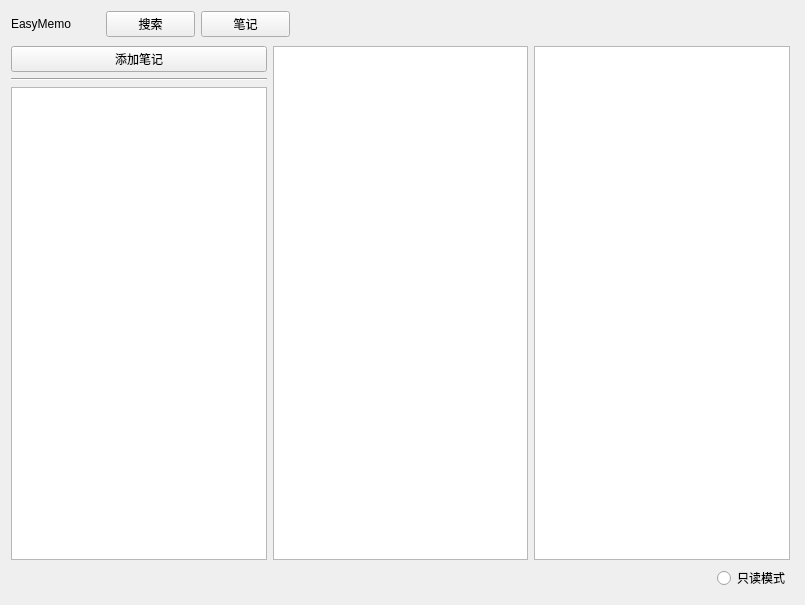
<?xml version="1.0" encoding="UTF-8"?>
<ui version="4.0">
 <class>MainWindowClass</class>
 <widget class="QMainWindow" name="MainWindowClass">
  <property name="geometry">
   <rect>
    <x>0</x>
    <y>0</y>
    <width>805</width>
    <height>605</height>
   </rect>
  </property>
  <property name="windowTitle">
   <string>MainWindow</string>
  </property>
  <widget class="QWidget" name="centralWidget">
   <widget class="QWidget" name="gridLayoutWidget">
    <property name="geometry">
     <rect>
      <x>0</x>
      <y>0</y>
      <width>801</width>
      <height>601</height>
     </rect>
    </property>
    <layout class="QGridLayout" name="gridLayout">
     <item row="1" column="0">
      <layout class="QHBoxLayout" name="horizontalLayout_4">
       <item>
        <spacer name="horizontalSpacer_2">
         <property name="orientation">
          <enum>Qt::Horizontal</enum>
         </property>
         <property name="sizeHint" stdset="0">
          <size>
           <width>40</width>
           <height>20</height>
          </size>
         </property>
        </spacer>
       </item>
       <item>
        <widget class="QRadioButton" name="readonly">
         <property name="text">
          <string>只读模式</string>
         </property>
        </widget>
       </item>
      </layout>
     </item>
     <item row="0" column="0">
      <layout class="QVBoxLayout" name="verticalLayout_2">
       <item>
        <layout class="QHBoxLayout" name="horizontalLayout">
         <item>
          <widget class="QLabel" name="icon">
           <property name="text">
            <string>EasyMemo</string>
           </property>
          </widget>
         </item>
         <item>
          <widget class="QPushButton" name="pushButton">
           <property name="text">
            <string>搜索</string>
           </property>
          </widget>
         </item>
         <item>
          <widget class="QPushButton" name="noteButton">
           <property name="text">
            <string>笔记</string>
           </property>
          </widget>
         </item>
         <item>
          <spacer name="horizontalSpacer">
           <property name="orientation">
            <enum>Qt::Horizontal</enum>
           </property>
           <property name="sizeType">
            <enum>QSizePolicy::Fixed</enum>
           </property>
           <property name="sizeHint" stdset="0">
            <size>
             <width>500</width>
             <height>20</height>
            </size>
           </property>
          </spacer>
         </item>
        </layout>
       </item>
       <item>
        <spacer name="verticalSpacer">
         <property name="orientation">
          <enum>Qt::Vertical</enum>
         </property>
         <property name="sizeType">
          <enum>QSizePolicy::Fixed</enum>
         </property>
         <property name="sizeHint" stdset="0">
          <size>
           <width>20</width>
           <height>3</height>
          </size>
         </property>
        </spacer>
       </item>
       <item>
        <layout class="QHBoxLayout" name="horizontalLayout_2">
         <item>
          <layout class="QVBoxLayout" name="verticalLayout">
           <item>
            <widget class="QPushButton" name="addNote">
             <property name="text">
              <string>添加笔记</string>
             </property>
            </widget>
           </item>
           <item>
            <widget class="Line" name="divider">
             <property name="orientation">
              <enum>Qt::Horizontal</enum>
             </property>
            </widget>
           </item>
           <item>
            <widget class="QTreeView" name="noteList"/>
           </item>
          </layout>
         </item>
         <item>
          <widget class="QPlainTextEdit" name="editSpace"/>
         </item>
         <item>
          <widget class="QTextEdit" name="textEdit"/>
         </item>
        </layout>
       </item>
      </layout>
     </item>
    </layout>
   </widget>
  </widget>
 </widget>
 <layoutdefault spacing="6" margin="11"/>
 <resources>
  <include location="MainWindow.qrc"/>
 </resources>
 <connections/>
</ui>
